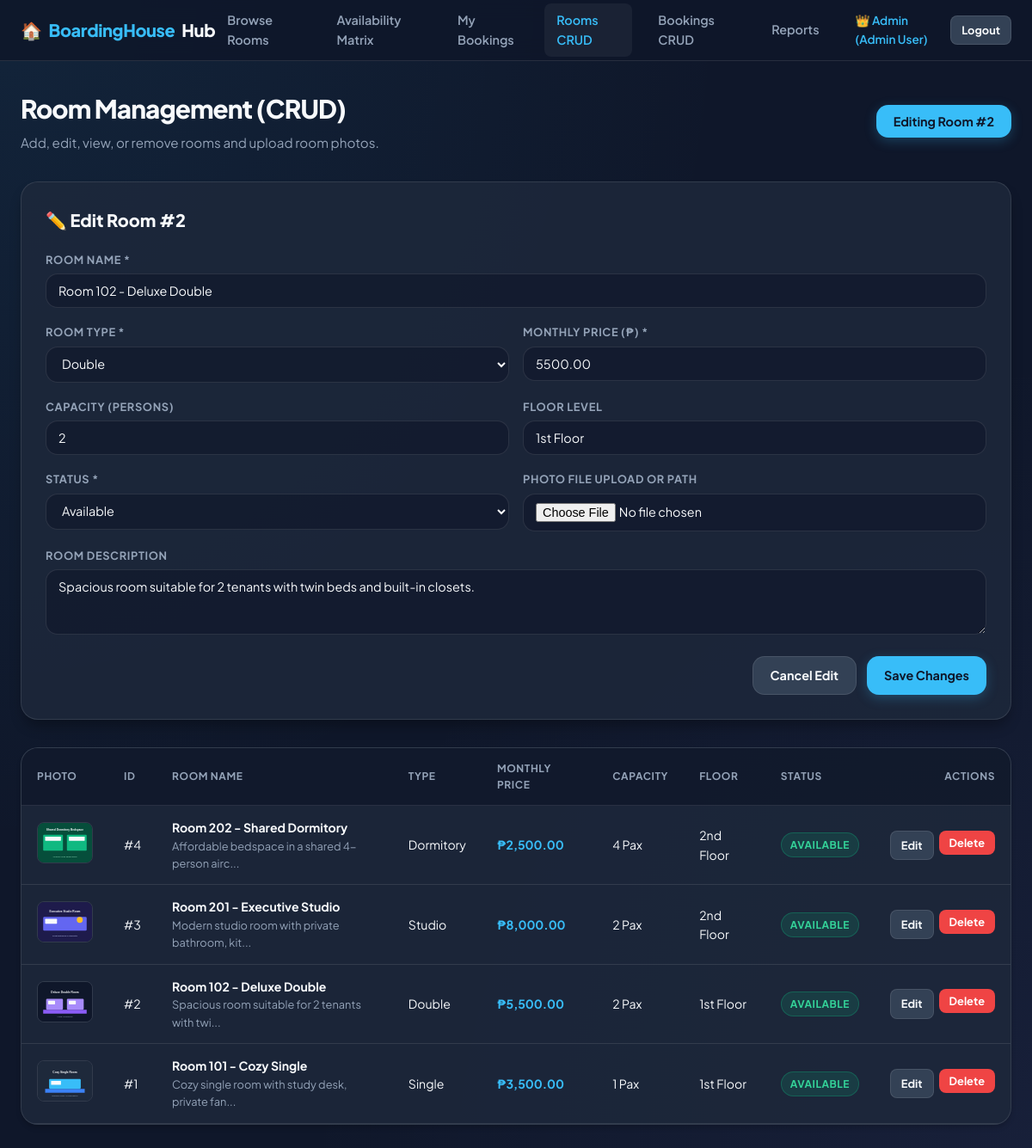
The page /rooms.php?edit=2 (signed in) on the database its author committed.
### tables this page shows
CREATE TABLE IF NOT EXISTS `rooms` (
    `id` INT AUTO_INCREMENT PRIMARY KEY,
    `name` VARCHAR(100) NOT NULL,
    `type` VARCHAR(50) NOT NULL,
    `price` DECIMAL(10,2) NOT NULL,
    `capacity` INT NOT NULL DEFAULT 1,
    `floor` VARCHAR(20) DEFAULT '1st Floor',
    `status` ENUM('Available', 'Occupied', 'Maintenance') DEFAULT 'Available',
    `image` VARCHAR(255) NULL,
    `description` TEXT,
    `created_at` TIMESTAMP DEFAULT CURRENT_TIMESTAMP
);

### config.php (called while the page is built, shortened)
<?php
function e($string)
{
    return htmlspecialchars($string ?? '', ENT_QUOTES, 'UTF-8');
}
function formatMoney($amount)
{
    return '₱' . number_format((float) $amount, 2);
}

### rooms.php (the view, shortened to what this page needs)
<?php
require_once __DIR__ . '/config.php';
$pdo = getDB();
$editRoom = null;
if (isset($_GET['edit'])) {
    $editId = (int)$_GET['edit'];
    $stmt = $pdo->prepare("SELECT * FROM `rooms` WHERE `id` = ?");
    $stmt->execute([$editId]);
    $editRoom = $stmt->fetch();
}
$rooms = $pdo->query("SELECT * FROM `rooms` ORDER BY `id` DESC")->fetchAll();
include __DIR__ . '/includes/header.php';
include __DIR__ . '/includes/navbar.php';
?>
<div class="container">
    <div class="page-header">
        <div>
            <h1 class="page-title">Room Management (CRUD)</h1>
            <p class="page-subtitle">Add, edit, view, or remove rooms and upload room photos.</p>
        </div>
        <button class="btn btn-primary" onclick="toggleAddForm()">
            <?= $editRoom ? 'Editing Room #' . $editRoom['id'] : '+ Add New Room'; ?>
        </button>
    </div>
    <div id="roomFormCard" class="form-card" style="margin-bottom: 32px; <?= $editRoom ? 'display:block;' : 'display:none;'; ?>">
        <h3 style="font-size: 1.25rem; font-weight: 800;"><?= $editRoom ? '✏️ Edit Room #' . $editRoom['id'] : '➕ Create New Room'; ?></h3>
        <form method="POST" enctype="multipart/form-data" style="margin-top:20px;">
            <div class="form-group">
                <label class="form-label">Room Name *</label>
                <input type="text" name="name" class="form-control" required value="<?= e($editRoom['name'] ?? ''); ?>" placeholder="e.g. Room 203 - Executive Single">
            </div>
            <div class="form-row">
                <div class="form-group">
                    <label class="form-label">Room Type *</label>
                    <select name="type" class="form-control">
                        <?php foreach (['Single', 'Double', 'Studio', 'Bedspace'] as $t): ?>
                            <option value="<?= $t; ?>" <?= ($editRoom['type'] ?? '') === $t ? 'selected' : ''; ?>><?= $t; ?></option>
                        <?php endforeach; ?>
                    </select>
                </div>
                <div class="form-group">
                    <label class="form-label">Monthly Price (₱) *</label>
                    <input type="number" step="0.01" name="price" class="form-control" required value="<?= e($editRoom['price'] ?? '3500'); ?>">
                </div>
            </div>
            <div class="form-row">
                <div class="form-group">
                    <label class="form-label">Capacity (Persons)</label>
                    <input type="number" name="capacity" class="form-control" value="<?= e($editRoom['capacity'] ?? '1'); ?>">
                </div>
                <div class="form-group">
                    <label class="form-label">Floor Level</label>
                    <input type="text" name="floor" class="form-control" value="<?= e($editRoom['floor'] ?? '1st Floor'); ?>">
                </div>
            </div>
            <div class="form-row">
                <div class="form-group">
                    <label class="form-label">Status *</label>
                    <select name="status" class="form-control">
                        <option value="Available" <?= ($editRoom['status'] ?? '') === 'Available' ? 'selected' : ''; ?>>Available</option>
                    </select>
                </div>
                <div class="form-group">
                    <label class="form-label">Photo File Upload or Path</label>
                    <input type="file" name="image_file" class="form-control" accept="image/*">
                </div>
            </div>
            <div class="form-group">
                <label class="form-label">Room Description</label>
                <textarea name="description" class="form-control" rows="3" placeholder="Describe room amenities, fan/aircon, furniture..."><?= e($editRoom['description'] ?? ''); ?></textarea>
            </div>
            <div style="display:flex; gap:12px; justify-content:flex-end;">
                <?php if ($editRoom): ?>
                    <a href="rooms.php" class="btn btn-secondary">Cancel Edit</a>
                <?php endif; ?>
                <button type="submit" class="btn btn-primary"><?= $editRoom ? 'Save Changes' : 'Create Room'; ?></button>
            </div>
        </form>
    </div>
    <div class="table-container">
        <table>
            <thead>
                <tr>
                    <th>Photo</th>
                    <th>ID</th>
                    <th>Room Name</th>
                    <th>Type</th>
                    <th>Monthly Price</th>
                    <th>Capacity</th>
                    <th>Floor</th>
                    <th>Status</th>
                    <th style="text-align: right;">Actions</th>
                </tr>
            </thead>
            <tbody>
                <?php if (count($rooms) === 0): ?>
                    <tr>
                        <td colspan="9" style="text-align:center; color:var(--text-muted); padding:32px;">No rooms found in database. Click "+ Add New Room" to create one.</td>
                    </tr>
                <?php else: ?>
                    <?php foreach ($rooms as $room): ?>
                        <?php
                            $roomTypeLower = strtolower($room['type']);
                            $defaultImage = 'images/single.svg';
                            if (str_contains($roomTypeLower, 'double')) $defaultImage = 'images/double.svg';
                            else if (str_contains($roomTypeLower, 'studio')) $defaultImage = 'images/studio.svg';
                            else if (str_contains($roomTypeLower, 'dorm') || str_contains($roomTypeLower, 'bedspace')) $defaultImage = 'images/dormitory.svg';
                            $imagePath = !empty($room['image']) ? $room['image'] : $defaultImage;
                        ?>
                        <tr>
                            <td>
                                <img src="<?= e($imagePath); ?>" style="width: 65px; height: 48px; object-fit: cover; border-radius: var(--radius-sm); border: 1px solid var(--border);" alt="Room" onerror="this.onerror=null; this.src='<?= $defaultImage; ?>';">
                            </td>
                            <td>#<?= $room['id']; ?></td>
                            <td>
                                <strong><?= e($room['name']); ?></strong>
                                <div style="font-size:0.8rem; color:var(--text-muted);"><?= e(substr($room['description'], 0, 45)); ?>...</div>
                            </td>
                            <td><?= e($room['type']); ?></td>
                            <td style="color:var(--primary); font-weight:700;"><?= formatMoney($room['price']); ?></td>
                            <td><?= e($room['capacity']); ?> Pax</td>
                            <td><?= e($room['floor']); ?></td>
                            <td>
                                <span class="badge badge-<?= strtolower($room['status']); ?>">
                                    <?= e(ucfirst($room['status'])); ?>
                                </span>
                            </td>
                            <td style="text-align: right;">
                                <div style="display:inline-flex; gap:6px;">
                                    <a href="rooms.php?edit=<?= $room['id']; ?>" class="btn btn-secondary btn-sm">Edit</a>
                                    <form method="POST" onsubmit="return confirm('Delete this room?');" style="display:inline;">
                                        <button type="submit" class="btn btn-danger btn-sm">Delete</button>
                                    </form>
                                </div>
                            </td>
                        </tr>
                    <?php endforeach; ?>
                <?php endif; ?>
            </tbody>
        </table>
    </div>
</div>
<?php include __DIR__ . '/includes/footer.php'; ?>

### css/style.css (style rules this page uses)
:root { --bg-main: #0f172a; --bg-card: rgba(30, 41, 59, 0.85); --bg-card-hover: rgba(51, 65, 85, 0.95); --border: rgba(255, 255, 255, 0.1); --border-hover: rgba(56, 189, 248, 0.4); --primary: #38bdf8; --primary-hover: #0284c7; --primary-glow: rgba(56, 189, 248, 0.25); --secondary: #334155; --secondary-hover: #475569; --accent: #818cf8; --success: #10b981; --success-bg: rgba(16, 185, 129, 0.15); --warning: #f59e0b; --warning-bg: rgba(245, 158, 11, 0.15); --danger: #ef4444; --danger-bg: rgba(239, 68, 68, 0.15); --text-main: #f8fafc; --text-muted: #94a3b8; --text-dark: #0f172a; --radius-sm: 8px; --radius-md: 14px; --radius-lg: 20px; --shadow-sm: 0 4px 6px -1px rgba(0, 0, 0, 0.2); --shadow-md: 0 10px 15px -3px rgba(0, 0, 0, 0.3); --shadow-lg: 0 20px 25px -5px rgba(0, 0, 0, 0.4); --transition: all 0.25s cubic-bezier(0.4, 0, 0.2, 1); }
* { margin: 0; padding: 0; box-sizing: border-box; font-family: 'Plus Jakarta Sans', -apple-system, BlinkMacSystemFont, sans-serif; }
body { background-color: var(--bg-main); background-image: radial-gradient(at 0% 0%, rgba(56, 189, 248, 0.08) 0px, transparent 50%), radial-gradient(at 100% 100%, rgba(129, 140, 248, 0.08) 0px, transparent 50%); color: var(--text-main); min-height: 100vh; line-height: 1.6; padding-bottom: 60px; }
.container { max-width: 1200px; margin: 32px auto; padding: 0 24px; }
.page-header { display: flex; align-items: center; justify-content: space-between; margin-bottom: 32px; flex-wrap: wrap; gap: 16px; }
.page-title { font-size: 1.85rem; font-weight: 800; letter-spacing: -0.03em; }
.page-subtitle { color: var(--text-muted); font-size: 0.95rem; margin-top: 4px; }
.btn { display: inline-flex; align-items: center; justify-content: center; gap: 8px; padding: 10px 20px; font-size: 0.9rem; font-weight: 700; border-radius: var(--radius-md); border: none; cursor: pointer; text-decoration: none; transition: var(--transition); outline: none; }
.btn-primary { background: var(--primary); color: var(--text-dark); box-shadow: 0 4px 14px var(--primary-glow); }
.btn-secondary { background: var(--secondary); color: var(--text-main); border: 1px solid var(--border); }
.btn-danger { background: var(--danger); color: #ffffff; }
.btn-sm { padding: 6px 12px; font-size: 0.8rem; border-radius: var(--radius-sm); }
.badge { display: inline-flex; align-items: center; padding: 4px 10px; border-radius: 9999px; font-size: 0.75rem; font-weight: 700; text-transform: uppercase; letter-spacing: 0.04em; }
.badge-available { background: var(--success-bg); color: #34d399; border: 1px solid rgba(16, 185, 129, 0.3); }
.form-card { background: var(--bg-card); border: 1px solid var(--border); border-radius: var(--radius-lg); padding: 28px; box-shadow: var(--shadow-md); }
.form-group { margin-bottom: 18px; }
.form-row { display: grid; grid-template-columns: 1fr 1fr; gap: 16px; }
.form-label { display: block; font-size: 0.8rem; font-weight: 700; text-transform: uppercase; letter-spacing: 0.05em; color: var(--text-muted); margin-bottom: 6px; }
.form-control { width: 100%; padding: 10px 14px; background: rgba(15, 23, 42, 0.6); border: 1px solid var(--border); border-radius: var(--radius-md); color: var(--text-main); font-size: 0.9rem; transition: var(--transition); outline: none; }
select.form-control option { background: #0f172a; color: #f8fafc; }
.table-container { background: var(--bg-card); border: 1px solid var(--border); border-radius: var(--radius-lg); overflow-x: auto; box-shadow: var(--shadow-sm); }
table { width: 100%; border-collapse: collapse; text-align: left; font-size: 0.88rem; }
th { background: rgba(15, 23, 42, 0.8); padding: 14px 18px; font-size: 0.75rem; font-weight: 700; text-transform: uppercase; letter-spacing: 0.05em; color: var(--text-muted); border-bottom: 1px solid var(--border); }
td { padding: 14px 18px; border-bottom: 1px solid var(--border); vertical-align: middle; }

### rows shown on the page
rooms: id "2", name "Room 102 - Deluxe Double", type "Double", price "5500.00", capacity "2", floor "1st Floor", status "Available", description "Spacious room suitable for 2 tenants with twin beds and built-in closets.", image (picture), description "Spacious room suitable for 2 tenants with twi", price "₱5,500.00", status "AVAILABLE"
rooms: image (picture), id "4", name "Room 202 - Shared Dormitory", description "Affordable bedspace in a shared 4-person airc", type "Dormitory", price "₱2,500.00", capacity "4", floor "2nd Floor", status "AVAILABLE"
rooms: image (picture), id "3", name "Room 201 - Executive Studio", description "Modern studio room with private bathroom, kit", type "Studio", price "₱8,000.00", capacity "2", floor "2nd Floor", status "AVAILABLE"
rooms: image (picture), id "1", name "Room 101 - Cozy Single", description "Cozy single room with study desk, private fan", type "Single", price "₱3,500.00", capacity "1", floor "1st Floor", status "AVAILABLE"

### other values the page prints
$user['name'] "Admin User"
